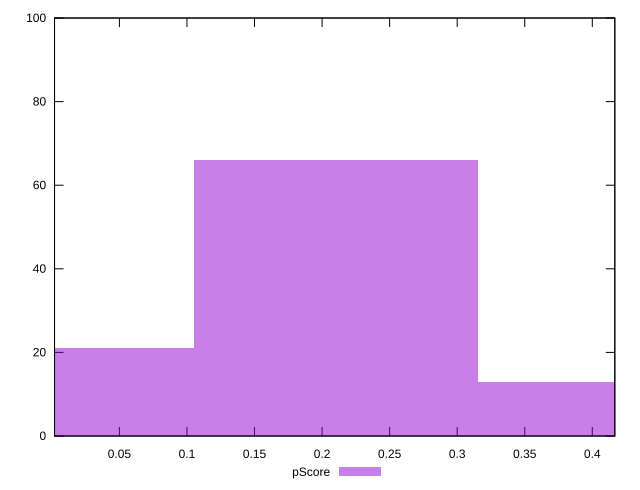

Generate this figure with gnuplot:
reset

$pScore <<EOF
0 21
0.21037237642860127 66
0.42074475285720253 13
EOF

set key outside below
set boxwidth 0.21037237642860127
set xrange [0.001989190211284908:0.4166741028953248]
set yrange [0:100]
set trange [0:100]
set style fill transparent solid 0.5 noborder
set terminal svg size 640, 490 enhanced background rgb 'white'
set output "report_00020_2021-02-19T21:17:38.612Z2/speed-index/samples/pages/pScore/histogram.svg"

plot $pScore title "pScore" with boxes

reset
